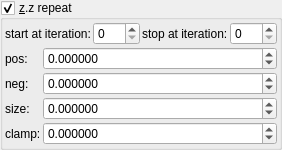
    <widget class="MyGroupBox" name="groupCheck_transf_function_enabledM_false">
     <property name="title">
      <string>&amp;z.z repeat</string>
     </property>
     <property name="checkable">
      <bool>true</bool>
     </property>
     <layout class="QVBoxLayout" name="verticalLayout_16" stretch="0,0">
      <property name="spacing">
       <number>2</number>
      </property>
      <property name="leftMargin">
       <number>2</number>
      </property>
      <property name="topMargin">
       <number>2</number>
      </property>
      <property name="rightMargin">
       <number>2</number>
      </property>
      <property name="bottomMargin">
       <number>2</number>
      </property>
      <item>
       <layout class="QHBoxLayout" name="horizontalLayout_22" stretch="0,1,0,1">
        <item>
         <widget class="QLabel" name="label_103">
          <property name="text">
           <string>start at iteration:</string>
          </property>
         </widget>
        </item>
        <item>
         <widget class="MySpinBox" name="spinboxInt_transf_start_iterationsTM">
          <property name="sizePolicy">
           <sizepolicy hsizetype="Minimum" vsizetype="Maximum">
            <horstretch>0</horstretch>
            <verstretch>0</verstretch>
           </sizepolicy>
          </property>
          <property name="minimum">
           <number>0</number>
          </property>
          <property name="maximum">
           <number>999</number>
          </property>
          <property name="value">
           <number>0</number>
          </property>
         </widget>
        </item>
        <item>
         <widget class="QLabel" name="label_75">
          <property name="text">
           <string>stop at iteration:</string>
          </property>
         </widget>
        </item>
        <item>
         <widget class="MySpinBox" name="spinboxInt_transf_stop_iterationsTM_1">
          <property name="sizePolicy">
           <sizepolicy hsizetype="Preferred" vsizetype="Maximum">
            <horstretch>0</horstretch>
            <verstretch>0</verstretch>
           </sizepolicy>
          </property>
          <property name="maximum">
           <number>999</number>
          </property>
         </widget>
        </item>
       </layout>
      </item>
      <item>
       <layout class="QGridLayout" name="gridLayout_61" columnstretch="0,1">
        <property name="spacing">
         <number>2</number>
        </property>
        <item row="2" column="1">
         <widget class="MyDoubleSpinBox" name="spinbox_transf_offset_2">
          <property name="sizePolicy">
           <sizepolicy hsizetype="Minimum" vsizetype="Maximum">
            <horstretch>0</horstretch>
            <verstretch>0</verstretch>
           </sizepolicy>
          </property>
          <property name="prefix">
           <string/>
          </property>
          <property name="suffix">
           <string/>
          </property>
          <property name="decimals">
           <number>6</number>
          </property>
          <property name="minimum">
           <double>-99.998999999999995</double>
          </property>
          <property name="maximum">
           <double>99.998999999999995</double>
          </property>
          <property name="singleStep">
           <double>0.100000000000000</double>
          </property>
         </widget>
        </item>
        <item row="1" column="1">
         <widget class="MyDoubleSpinBox" name="spinbox_transf_offsetT_1">
          <property name="sizePolicy">
           <sizepolicy hsizetype="Minimum" vsizetype="Maximum">
            <horstretch>0</horstretch>
            <verstretch>0</verstretch>
           </sizepolicy>
          </property>
          <property name="prefix">
           <string/>
          </property>
          <property name="suffix">
           <string/>
          </property>
          <property name="decimals">
           <number>6</number>
          </property>
          <property name="minimum">
           <double>-99.998999999999995</double>
          </property>
          <property name="maximum">
           <double>99.998999999999995</double>
          </property>
          <property name="singleStep">
           <double>0.100000000000000</double>
          </property>
         </widget>
        </item>
        <item row="0" column="1">
         <widget class="MyDoubleSpinBox" name="spinbox_transf_scaleB_1">
          <property name="sizePolicy">
           <sizepolicy hsizetype="Minimum" vsizetype="Maximum">
            <horstretch>0</horstretch>
            <verstretch>0</verstretch>
           </sizepolicy>
          </property>
          <property name="prefix">
           <string/>
          </property>
          <property name="suffix">
           <string/>
          </property>
          <property name="decimals">
           <number>6</number>
          </property>
          <property name="minimum">
           <double>-99.998999999999995</double>
          </property>
          <property name="maximum">
           <double>99.998999999999995</double>
          </property>
          <property name="singleStep">
           <double>0.100000000000000</double>
          </property>
         </widget>
        </item>
        <item row="0" column="0">
         <widget class="QLabel" name="label_33">
          <property name="text">
           <string>pos:</string>
          </property>
         </widget>
        </item>
        <item row="1" column="0">
         <widget class="QLabel" name="label_34">
          <property name="text">
           <string>neg:</string>
          </property>
         </widget>
        </item>
        <item row="3" column="1">
         <widget class="MyDoubleSpinBox" name="spinbox_transf_offset_1">
          <property name="sizePolicy">
           <sizepolicy hsizetype="Minimum" vsizetype="Maximum">
            <horstretch>0</horstretch>
            <verstretch>0</verstretch>
           </sizepolicy>
          </property>
          <property name="prefix">
           <string/>
          </property>
          <property name="suffix">
           <string/>
          </property>
          <property name="decimals">
           <number>6</number>
          </property>
          <property name="minimum">
           <double>-99.998999999999995</double>
          </property>
          <property name="maximum">
           <double>99.998999999999995</double>
          </property>
          <property name="singleStep">
           <double>0.100000000000000</double>
          </property>
         </widget>
        </item>
        <item row="2" column="0">
         <widget class="QLabel" name="label_35">
          <property name="text">
           <string>size:</string>
          </property>
         </widget>
        </item>
        <item row="3" column="0">
         <widget class="QLabel" name="label_36">
          <property name="text">
           <string>clamp:</string>
          </property>
         </widget>
        </item>
       </layout>
      </item>
     </layout>
    </widget>
